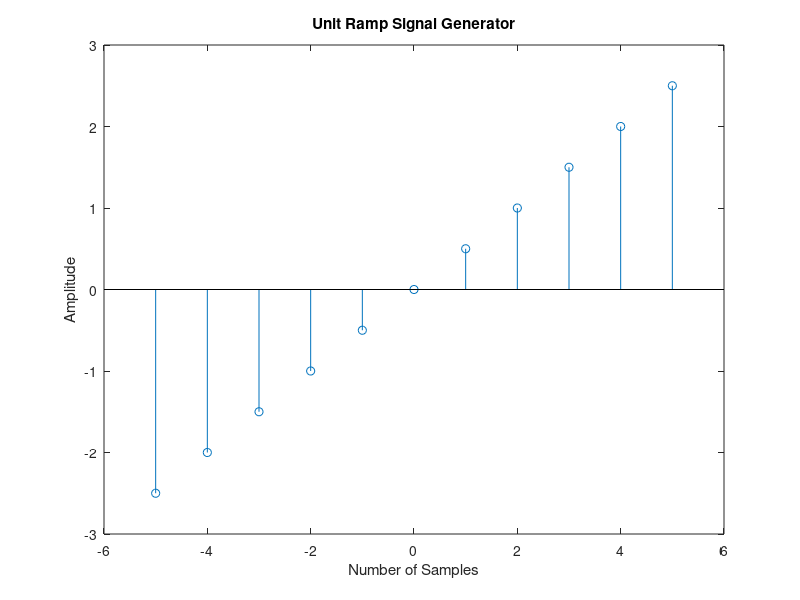

Source code (MATLAB):
clear all;                                                       %Clear all the Memory
clc;                                                             %Clear all the Workspace Code
disp('Unit ramp Signal Generator');                              %Display the Text
NoS =input('Input Number of Samples');                           %Takes Input from the User and stores in a variable,to be plot on X-Axis
Amp =input('Input the Maximum Amplitude')                        %Takes Input from the User and stores in a variable.  
SamplesArray = -NoS : 1 : NoS;                                   %Create an array of No.of Samples
OnY = ((SamplesArray/NoS)*Amp)/2;                                %Formula to generate Lineairty,Ramp
stem(SamplesArray,OnY);                                          %Display Data Points
xlabel('Number of Samples');                                     %Display the X-Label
ylabel('Amplitude');                                             %Display the Y-Label
title('Unit Ramp Signal Generator');                             %Display the Title